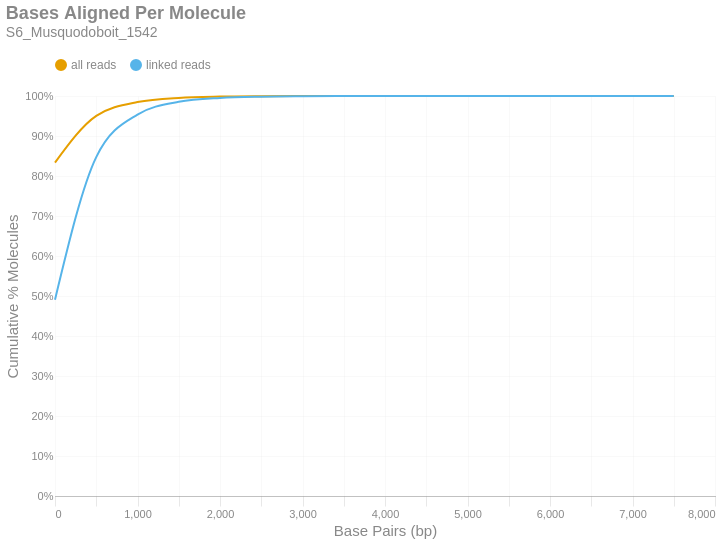

The cell this chart's notebook holds for it:
### Markdown cell above
### Bases Aligned Per Molecule
This is a cumulative frequency distribution showing the number of base pairs aligned per unique molecule. These data are shown in 500 bp bins. There are two distributions: one with `all reads` (yellow) and another with only `linked reads` (blue). The percent of molecules in the `linked reads` distribution is relative to the total number of linked molecules.

### Code cell
if SKIPLR:
    print_html(f"Skipped")
else:
    binned_df = consolidated_hist(valids['aligned_bp'], mask, 500, True)
    with SafeRender(binned_df):
        (
            density_plot(binned_df, 'Bases Aligned Per Molecule', samplename, 'basesper')
            .encode(
                x=alt.X('bin:Q', title="Base Pairs (bp)").axis(tickMinStep=500).scale(padding=0),
                y=alt.Y('value:Q', title='Cumulative % Molecules')
                    .axis(format='%')
                    .scale(domain = [0,1])
                    .stack(False),
                color=alt.Color("key:N").scale(domain = ["all reads", "linked reads"]),
                tooltip = [
                    alt.Tooltip("key:N", title = "Data Type"),
                    alt.Tooltip("range_label:N", title="Bases Aligned Per Molecule"),
                    alt.Tooltip("value:Q", format = ".2%", title="% Molecules (Cum.)")
                ]
            )
        ).display()

### Figure 1 — Vega-Lite specification as saved in the notebook (floating-point values rounded to 4 significant figures)
{"width": "container", "height": 400, "config": {"title": {"anchor": "start", "dy": -15, "fontSize": 18, "color": "#888888", "subtitleColor": "#888888", "subtitleFontSize": 14}, "arc": {"fill": "#0072B2"}, "axis": {"domainColor": "#888888", "domainWidth": 0.5, "gridWidth": 0.2, "grid": false, "titleFontWeight": 400, "titleFontSize": 15, "labelFontSize": 11, "labelColor": "#888888", "tickColor": "#888888", "tickWidth": 0.2, "titleColor": "#888888"}, "axisBand": {"grid": false}, "axisX": {"grid": true, "tickSize": 10, "domainCap": "round"}, "axisY": {"domain": false, "grid": true, "tickSize": 0, "domainCap": "round"}, "background": "transparent", "header": {"labelFontSize": 15, "labelColor": "#888888", "titleFontSize": 15, "titleFontWeight": 600, "titleColor": "#888888"}, "legend": {"labelFont": "sans-serif", "labelFontSize": 12, "labelColor": "#888888", "symbolSize": 100, "symbolType": "circle", "titleFontSize": 12, "titlePadding": 10, "titleColor": "#888888", "title": null, "orient": "top"}, "range": {"category": ["#E69F00", "#56B4E9", "#009E73", "#F0E442", "#0072B2", "#D55E00", "#CC79A7", "#000000"], "diverging": ["#cfe8f3", "#a2d4ec", "#73bfe2", "#46abdb", "#1696d2", "#12719e"]}, "area": {"fill": "#0072B2", "fillOpacity": 0.7, "line": true, "strokeOpacity": 0.7}, "line": {"color": "#0072B2", "stroke": "#0072B2", "strokeWidth": 2}, "trail": {"color": "#0072B2", "stroke": "#0072B2", "strokeWidth": 0, "size": 1}, "point": {"filled": true, "fillOpacity": 1.0, "size": 95}, "text": {"color": "#888888", "fontSize": 11, "align": "right", "fontWeight": 400, "size": 11}, "bar": {"fill": "#0072B2", "stroke": null}, "view": {"stroke": null, "continuousWidth": 660, "continuousHeight": 400}}, "data": {"name": "data-f301881702df7faeff37fa5786093671"}, "mark": {"type": "line", "interpolate": "monotone", "point": {"opacity": 0, "size": 275}}, "encoding": {"color": {"field": "key", "scale": {"domain": ["all reads", "linked reads"]}, "type": "nominal"}, "tooltip": [{"field": "key", "title": "Data Type", "type": "nominal"}, {"field": "range_label", "title": "Bases Aligned Per Molecule", "type": "nominal"}, {"field": "value", "format": ".2%", "title": "% Molecules (Cum.)", "type": "quantitative"}], "x": {"axis": {"tickMinStep": 500}, "field": "bin", "scale": {"padding": 0}, "title": "Base Pairs (bp)", "type": "quantitative"}, "y": {"axis": {"format": "%"}, "field": "value", "scale": {"domain": [0, 1]}, "stack": false, "title": "Cumulative % Molecules", "type": "quantitative"}}, "params": [{"name": "param_c36ac31b6afebe62", "select": {"type": "point", "fields": ["key"]}, "bind": "legend"}], "title": {"text": "Bases Aligned Per Molecule", "subtitle": "S6_Musquodoboit_1542"}, "transform": [{"fold": ["all reads (cumsum)", "linked reads (cumsum)"]}, {"calculate": "replace(datum.key, ' (cumsum)', '')", "as": "key"}, {"filter": {"param": "param_c36ac31b6afebe62"}}], "usermeta": {"embedOptions": {"downloadFileName": "S6_Musquodoboit_1542.basesper"}}, "$schema": "https://vega.github.io/schema/vega-lite/v6.1.0.json", "datasets": {"data-f301881702df7faeff37fa5786093671": [{"bin": "0.0", "interval": "0.0-500.0", "all reads": 0.8335, "linked reads": 0.4908, "all reads (cumsum)": 0.8335, "linked reads (cumsum)": 0.4908, "range_label": "0-499"}, {"bin": "500.0", "interval": "500.0-1000.0", "all reads": 0.1167, "linked reads": 0.3566, "all reads (cumsum)": 0.9502, "linked reads (cumsum)": 0.8473, "range_label": "500-999"}, {"bin": "1000.0", "interval": "1000.0-1500.0", "all reads": 0.03466, "linked reads": 0.1062, "all reads (cumsum)": 0.9849, "linked reads (cumsum)": 0.9536, "range_label": "1000-1499"}, {"bin": "1500.0", "interval": "1500.0-2000.0", "all reads": 0.01042, "linked reads": 0.03196, "all reads (cumsum)": 0.9953, "linked reads (cumsum)": 0.9855, "range_label": "1500-1999"}, {"bin": "2000.0", "interval": "2000.0-2500.0", "all reads": 0.003168, "linked reads": 0.009714, "all reads (cumsum)": 0.9984, "linked reads (cumsum)": 0.9952, "range_label": "2000-2499"}, {"bin": "2500.0", "interval": "2500.0-3000.0", "all reads": 0.00103, "linked reads": 0.003158, "all reads (cumsum)": 0.9995, "linked reads (cumsum)": 0.9984, "range_label": "2500-2999"}, {"bin": "3000.0", "interval": "3000.0-3500.0", "all reads": 0.0003313, "linked reads": 0.001016, "all reads (cumsum)": 0.9998, "linked reads (cumsum)": 0.9994, "range_label": "3000-3499"}, {"bin": "3500.0", "interval": "3500.0-4000.0", "all reads": 0.0001169, "linked reads": 0.0003583, "all reads (cumsum)": 0.9999, "linked reads (cumsum)": 0.9998, "range_label": "3500-3999"}, {"bin": "4000.0", "interval": "4000.0-4500.0", "all reads": 4.248e-05, "linked reads": 0.0001302, "all reads (cumsum)": 1.0, "linked reads (cumsum)": 0.9999, "range_label": "4000-4499"}, {"bin": "4500.0", "interval": "4500.0-5000.0", "all reads": 1.929e-05, "linked reads": 5.915e-05, "all reads (cumsum)": 1.0, "linked reads (cumsum)": 1.0, "range_label": "4500-4999"}, {"bin": "5000.0", "interval": "5000.0-5500.0", "all reads": 5.195e-06, "linked reads": 1.593e-05, "all reads (cumsum)": 1.0, "linked reads (cumsum)": 1.0, "range_label": "5000-5499"}, {"bin": "5500.0", "interval": "5500.0-6000.0", "all reads": 3.339e-06, "linked reads": 1.024e-05, "all reads (cumsum)": 1.0, "linked reads (cumsum)": 1.0, "range_label": "5500-5999"}, {"bin": "6000.0", "interval": "6000.0-6500.0", "all reads": 7.421e-07, "linked reads": 2.275e-06, "all reads (cumsum)": 1.0, "linked reads (cumsum)": 1.0, "range_label": "6000-6499"}, {"bin": "6500.0", "interval": "6500.0-7000.0", "all reads": 3.71e-07, "linked reads": 1.138e-06, "all reads (cumsum)": 1.0, "linked reads (cumsum)": 1.0, "range_label": "6500-6999"}, {"bin": "7000.0", "interval": "7000.0-7500.0", "all reads": 0.0, "linked reads": 0.0, "all reads (cumsum)": 1.0, "linked reads (cumsum)": 1.0, "range_label": "7000-7499"}, {"bin": "7500.0", "interval": "7500.0-8000.0", "all reads": 3.71e-07, "linked reads": 1.138e-06, "all reads (cumsum)": 1.0, "linked reads (cumsum)": 1.0, "range_label": "7500-7999"}]}}
